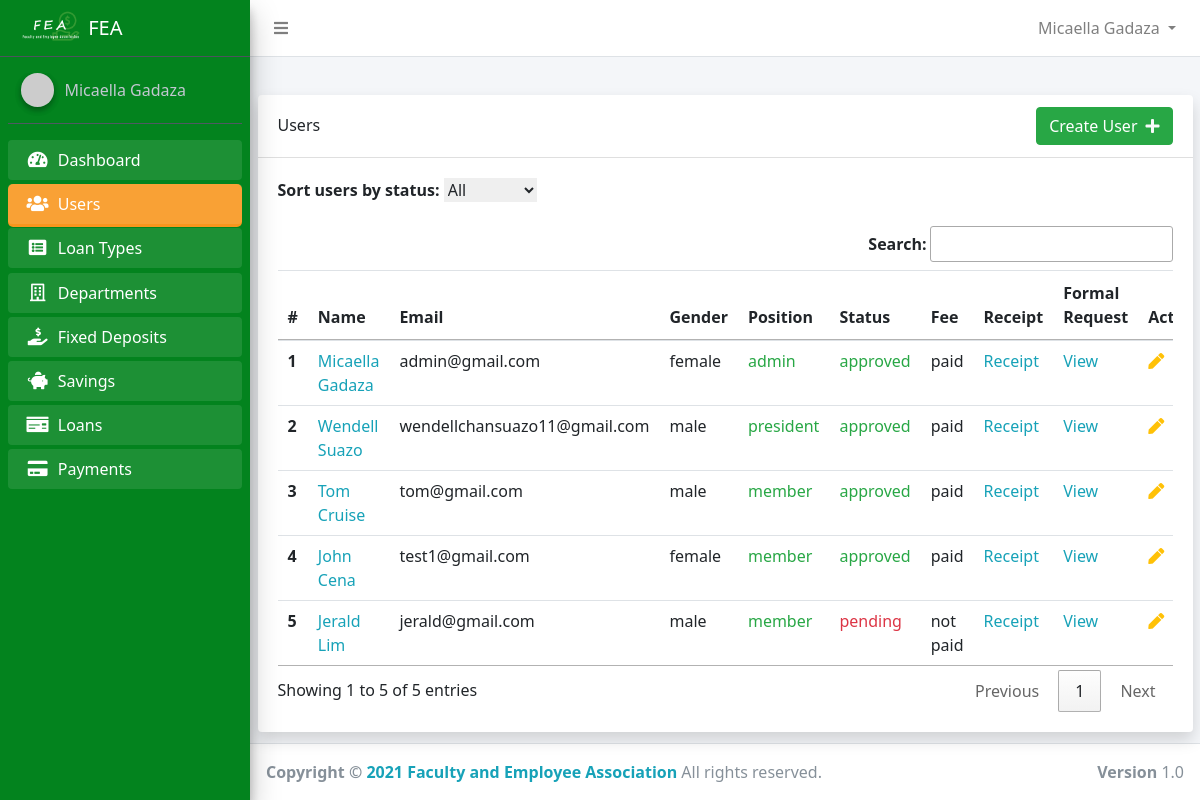
The page /admin/admin_users.php (signed in) on the database its author committed.
### tables this page shows
CREATE TABLE `users` (
  `id` int(11) NOT NULL,
  `account_number` varchar(50) NOT NULL,
  `firstname` varchar(50) NOT NULL,
  `middlename` varchar(50) NOT NULL,
  `lastname` varchar(50) NOT NULL,
  `home_address` varchar(255) NOT NULL,
  `permanent_address` varchar(255) NOT NULL,
  `gender` varchar(50) NOT NULL,
  `birth_date` varchar(255) DEFAULT NULL,
  `contact_number` varchar(50) NOT NULL,
  `email` varchar(50) NOT NULL,
  `password` varchar(50) NOT NULL,
  `position_id` int(11) DEFAULT NULL,
  `sg` int(11) NOT NULL,
  `employment_status` varchar(50) NOT NULL,
  `department_id` int(11) NOT NULL,
  `name_of_spouse` varchar(100) NOT NULL,
  `fathers_name` varchar(100) NOT NULL,
  `mothers_maiden_name` varchar(50) NOT NULL,
  `beneficiary` varchar(255) NOT NULL,
  `paid_membership` tinyint(1) NOT NULL DEFAULT 0,
  `active` tinyint(1) NOT NULL DEFAULT 0,
  `reason1` text DEFAULT NULL,
  `reason2` text DEFAULT NULL,
  `reason3` text DEFAULT NULL,
  `created_at` timestamp NOT NULL DEFAULT current_timestamp()
);

CREATE TABLE `positions` (
  `id` int(11) NOT NULL,
  `name` varchar(50) NOT NULL
);

### app/config/config.php (called while the page is built, shortened)
<?php
class Connection
{
    public $conn;
    public function __construct()
    {
        try {
            $dsn = 'mysql:host=' . HOST . ';dbname=' . DB_NAME;
            $this->conn = new PDO($dsn, USERNAME, PASSWORD);
            $this->conn->setAttribute(PDO::ATTR_DEFAULT_FETCH_MODE, PDO::FETCH_OBJ);
            $this->conn->setAttribute(PDO::ATTR_EMULATE_PREPARES, false);
        } catch (PDOException $e) {
            echo "Error!: " . $e->getMessage() . "<br/>";
            die();
        }
        return $this->conn;
    }
}

### core.php (called while the page is built, shortened)
<?php
require_once 'app/config/config.php';
require_once 'app/models/User.php';
$user = new User();

### app/models/User.php (called while the page is built, shortened)
<?php
class User extends Connection
{
    public static function Auth()
    {
        if (isset($_SESSION['id'])) {
            return true;
        } else {
            return false;
        }
    }
    public function getFullName()
    {
        if (self::Auth()) {
            $user = $this->getUser();
            return ucwords($user->firstname) . ' ' . ucwords($user->lastname);
        } else {
            return 'Guess';
        }
    }
    public function getUser()
    {
        if (self::Auth()) {
            $sql = "SELECT * FROM users WHERE id=:id AND active=1 AND paid_membership=1";
            $stmt = $this->conn->prepare($sql);
            $stmt->execute(['id' => $_SESSION['id']]);
            $user = $stmt->fetch();
            return $user;
        }
    }
}

### app/controllers/admin/UserController.php (called while the page is built, shortened)
<?php
class AdminUser extends Connection
{
    public function index($status)
    {
        if ($status === '' || $status === 'all') {
            $sql = "SELECT * FROM users";
            $stmt = $this->conn->query($sql);
            $stmt->execute();
            return $stmt->fetchAll();
        } else {
            $sql = "SELECT * FROM users WHERE active=:status";
            $stmt = $this->conn->prepare($sql);
            $stmt->execute(['status' => $status]);
            return $stmt->fetchAll();
        }
    }
    public function getPosition($id)
    {
        $sql = "SELECT * FROM positions WHERE id=:id";
        $stmt = $this->conn->prepare($sql);
        $stmt->execute(['id' => $id]);
        $position = $stmt->fetch();
        if ($position->name) {
            return $position->name;
        }
    }
}

### admin/admin_users.php (the view, shortened to what this page needs)
<?php
require_once '../core.php';
require_once  '../app/includes/admin/header.php';
$adminUser = new AdminUser();
$users = $adminUser->index('');
?>
<div class="container">
    <div class="card shadow">
        <div class="card-header d-flex align-items-center">
            <h4>Users</h4>
            <a href="admin_user_create.php" class="btn btn-success ml-auto">Create User<i class="ml-2 fas fa-plus text-light"></i></a>
        </div>
        <div class="card-body">
            <div class="table-responsive">
                <form action="<?php echo $_SERVER['PHP_SELF'] ?>" method="POST" class="ml-auto" id="sort-form">
                    <div class="form-group">
                        <label for="status">Sort users by status:</label>
                        <select name="active" id="active">
                            <option value="all">All</option>
                        </select>
                    </div>
                </form>
                <?php if ($users) : ?>
                    <table class="table" id="myTable">
                        <thead>
                            <tr>
                                <th scope="col">#</th>
                                <th scope="col">Name</th>
                                <th scope="col">Email</th>
                                <th scope="col">Gender</th>
                                <th scope="col">Position</th>
                                <th scope="col">Status</th>
                                <th scope="col">Fee</th>
                                <th scope="col">Receipt</th>
                                <th scope="col">Formal Request</th>
                                <th scope="col">Actions</th>
                            </tr>
                        </thead>
                        <tbody>
                            <?php foreach ($users as $key => $singleUser) : ?>
                                <tr class="align-items-center">
                                    <th scope="row"><?php echo $key + 1 ?></th>
                                    <td><a class="text-info" href="admin_user_detail.php?id=<?php echo $singleUser->id ?>"><?php echo ucfirst($singleUser->firstname) . ' ' . ucfirst($singleUser->lastname) ?></a></td>
                                    <td><?php echo $singleUser->email ?></td>
                                    <td><?php echo $singleUser->gender ?></td>
                                    <td>
                                        <span class="<?php echo ($adminUser->getPosition($singleUser->position_id) != 'customer') ? 'text-success' : 'text-secondary' ?> ">
                                            <?php echo $adminUser->getPosition($singleUser->position_id) ?>
                                        </span>
                                    </td>
                                    <td>
                                        <?php if ($singleUser->active) : ?>
                                            <span class="text-success">approved</span>
                                        <?php else : ?>
                                            <span class="text-danger">pending</span>
                                        <?php endif; ?>
                                    </td>
                                    <td><?php echo ($singleUser->paid_membership) ? 'paid' : 'not paid' ?></td>
                                    <td><a href="membership_receipt.php?id=<?php echo $singleUser->id ?>" class="text-info">Receipt</a></td>
                                    <td><a href="membership_request.php?id=<?php echo $singleUser->id ?>" class="text-info">View</a></td>
                                    <td class="d-flex">
                                        <form action="admin_user_update.php" method="POST">
                                            <button type="submit" class="text-warning mr-3" style="border:none; background:none">
                                                <i class="fas fa-pen"></i>
                                            </button>
                                        </form>
                                    </td>
                                </tr>
                            <?php endforeach; ?>
                        </tbody>
                    </table>
                <?php else : ?>
                    <h2 class="text-secondary text-center">No User Yet</h2>
                <?php endif; ?>
            </div>
        </div>
    </div>
</div>
</div>
<?php require_once BASE . '/app/includes/admin/footer.php' ?>

### app/includes/admin/navbar.php (shortened to what this page needs)
<nav class="main-header navbar navbar-expand navbar-white navbar-light">
    <ul class="navbar-nav" style="width:100%;">
        <li class="nav-item">
            <a class="nav-link" data-widget="pushmenu" href="#" role="button"><i class="fas fa-bars"></i></a>
        </li>
        <li class="nav-item dropdown" style="margin-left:auto">
            <a id="navbarDropdown" class="nav-link dropdown-toggle" href="#" role="button" data-toggle="dropdown" aria-haspopup="true" aria-expanded="false" v-pre>
                <?php echo $user->getFullName() ?>
            </a>
        </li>
    </ul>
</nav>

### app/includes/admin/sidebar.php (shortened to what this page needs)
<div class="sidebar">
    <div class="user-panel mt-3 pb-3 mb-3 d-flex">
        <div class="image">
            <img src="https://ui-avatars.com/api/?name=<?php echo $user->getFullName() ?>" class="img-circle elevation-2" alt="User Image">
        </div>
        <div class="info">
            <a href="" class="d-block"><?php echo $user->getFullName() ?></a>
        </div>
    </div>
    <nav class="mt-2">
        <ul class="nav nav-pills nav-sidebar flex-column" data-widget="treeview" role="menu" data-accordion="false">
            <?php if ($_SESSION['position_id'] == 1) : ?>
                <li class="nav-item menu-open
                <?php echo (strpos(CURRENT_URL, 'dashboard') !== false) ? 'active' : '' ?>
                ">
                    <a href="<?php echo BASE_URL . '/admin/dashboard.php' ?>" class="nav-link">
                        <i class="nav-icon fas fa-tachometer-alt"></i>
                        <p>
                            Dashboard
                        </p>
                    </a>
                </li>
                <li class="nav-item menu-open
            <?php echo (strpos(CURRENT_URL, 'admin_user') !== false) ? 'active' : '' ?>
            ">
                    <a href="<?php echo BASE_URL . 'admin/admin_users.php' ?>" class="nav-link">
                        <i class="nav-icon fas fa-users"></i>
                        <p>
                            Users
                        </p>
                    </a>
                </li>
                <li class="nav-item menu-open
            <?php echo (strpos(CURRENT_URL, 'type') !== false) ? 'active' : '' ?>
            ">
                    <a href="<?php echo BASE_URL . 'admin/types.php' ?>" class="nav-link ">
                        <i class="nav-icon fa fa-list-alt"></i>
                        <p>
                            Loan Types
                        </p>
                    </a>
                </li>
                <li class="nav-item menu-open
            <?php echo (strpos(CURRENT_URL, 'department') !== false) ? 'active' : '' ?>
            ">
                    <a href="<?php echo BASE_URL . 'admin/departments.php' ?>" class="nav-link">
                        <i class="nav-icon far fa-building"></i>
                        <p>
                            Departments
                        </p>
                    </a>
                </li>
                <li class="nav-item menu-open
            <?php echo (strpos(CURRENT_URL, 'deposit') !== false) ? 'active' : '' ?>
            ">
                    <a href="<?php echo BASE_URL . 'admin/fixed_deposits.php' ?>" class="nav-link">
                        <i class="nav-icon fas fa-hand-holding-usd"></i>
                        <p>
                            Fixed Deposits
                        </p>
                    </a>
                </li>
                <li class="nav-item menu-open
            <?php echo (strpos(CURRENT_URL, 'saving') !== false) ? 'active' : '' ?>
            ">
                    <a href="<?php echo BASE_URL . 'admin/savings.php' ?>" class="nav-link">
                        <i class="nav-icon fas fa-piggy-bank"></i>
                        <p>
                            Savings
                        </p>
                    </a>
                </li>
                <li class="nav-item menu-open
            <?php echo (strpos(CURRENT_URL, 'admin/loan') !== false) ? 'active' : '' ?>
            ">
                    <a href="<?php echo BASE_URL . 'admin/loans.php' ?>" class=" nav-link ">
                        <i class="nav-icon fas fa-money-check"></i>
                        <p>
                            Loans
                        </p>
                    </a>
                </li>
                <li class="nav-item menu-open
            <?php echo (strpos(CURRENT_URL, 'payment') !== false) ? 'active' : '' ?>
            ">
                    <a href="<?php echo BASE_URL . 'admin/payments.php' ?>" class=" nav-link ">
                        <i class="nav-icon fas fa-credit-card"></i>
                        <p>
                            Payments
                        </p>
                    </a>
                </li>
            <?php endif ?>
        </ul>
    </nav>
</div>

### assets/admin/css/admin.css (style rules this page uses)
.sidebar { background: rgb(3, 131, 30); }
.menu-open { margin-bottom: 1px !important; }
.active { background: #f8961e; border-radius: 5px; }

### rows shown on the page
users: $user->getFullName() "Micaella Gadaza", firstname "Micaella", lastname "Gadaza", email "admin@gmail.com", gender "female", position.name "admin", active "approved", paid_membership "paid"
users: firstname "Wendell", lastname "Suazo", email "wendellchansuazo11@gmail.com", gender "male", position.name "president", active "approved", paid_membership "paid"
users: firstname "Tom", lastname "Cruise", email "tom@gmail.com", gender "male", position.name "member", active "approved", paid_membership "paid"
users: firstname "John", lastname "Cena", email "test1@gmail.com", gender "female", position.name "member", active "approved", paid_membership "paid"
users: firstname "Jerald", lastname "Lim", email "jerald@gmail.com", gender "male", position.name "member", active "pending", paid_membership "not paid"
